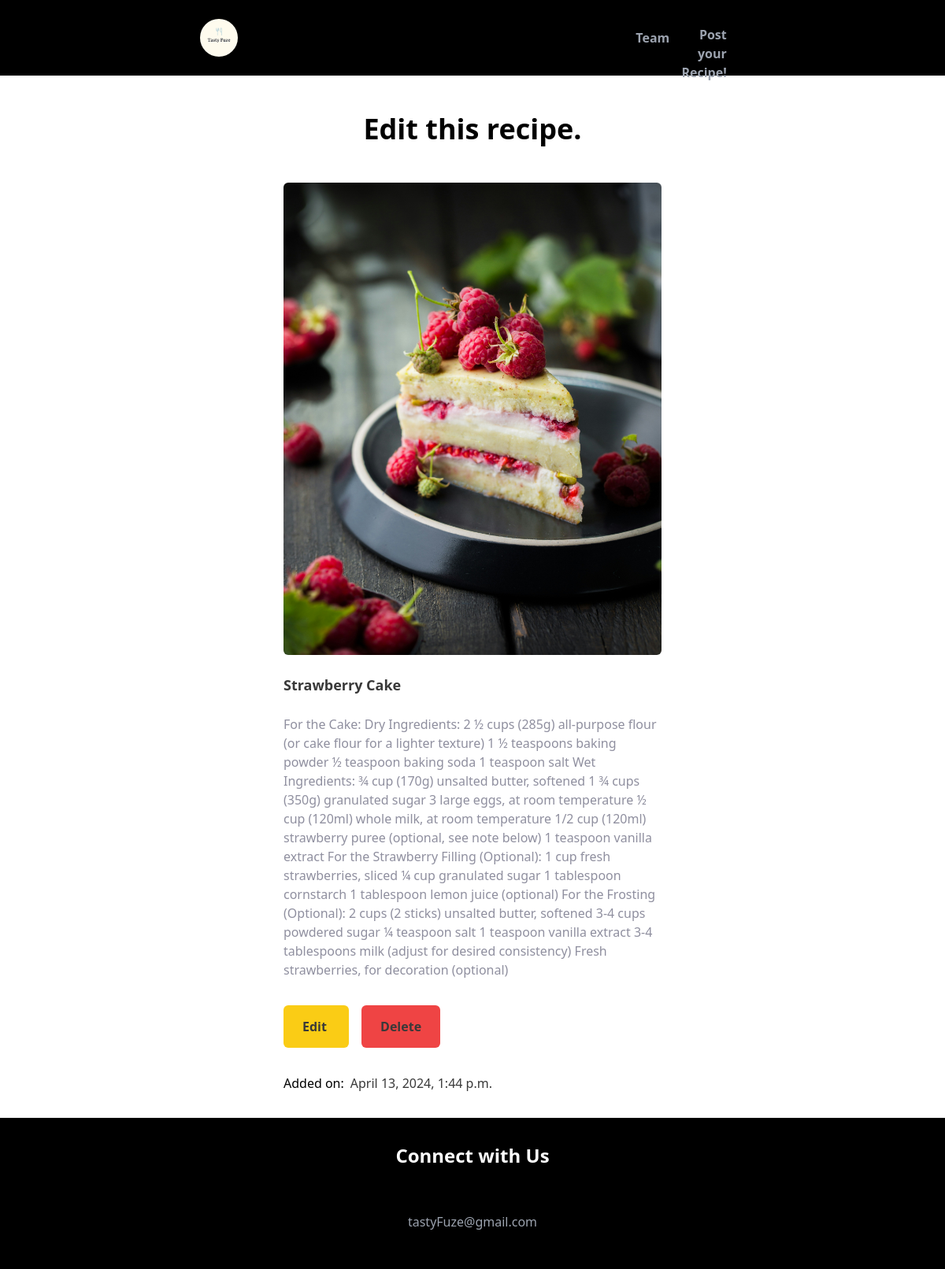
Page /recipe-detail/21 on the committed database.
### recipe_app/models.py (models this page shows, shortened)
class Recipe(models.Model):
    title = models.CharField(max_length=200)
    description = models.TextField()
    image = models.ImageField(upload_to='images/')
    createdAt = models.DateTimeField(auto_now_add=True)

### recipe_app/views.py (the view)
# urls.py: path('recipe-detail/<int:pk>', views.RecipeDetail.as_view(), name='recipe_detail'),
class RecipeDetail(DetailView):
    model = Recipe
    template_name = 'recipe_detail.html'
    context_object_name = 'recipe'

### templates/recipe_detail.html (shortened to what this page needs)
<!DOCTYPE html>
<html lang="en">
  <head>
    <script src="https://cdn.tailwindcss.com"></script>
  </head>
  <body>
    <nav class="bg-black text-white p-6">
      <div>
        <div
          class="flex justify-between items-center mx-auto md:w-[70%] lg:w-[60%]"
          id="navbarNav"
        >
          <a href="{% url 'recipe_list' %}"
            ><img
              class="w-12 h-12 object-contain rounded-full cursor-pointer"
              src="../media/images/Tasty Fuze.png"
              alt="logo"
          /></a>
          <ul
            class="flex items-center text-right w-[30%] md:w-[45%] lg:w-[20%] xl:w-[25%] text-gray-400 justify-between font-bold cursor-pointer"
          >
            <li
              class="hover:text-white hover:underline hover:underline-offset-4"
            >
              <a class="nav-link" href="{% url 'team' %}">Team</a>
            </li>
            <li class="hover:text-white h-8">
              <a
                class="md:flex md:items-center md:justify-between"
                href="{% url 'recipe_create' %}"
              >
                <p
                  class="hidden md:block lg:block xl:block mr-2 hover:underline hover:underline-offset-4"
                >
                  Post your Recipe!
                </p>
                <ion-icon
                  class="w-8 h-8 cursor-pointer"
                  name="add-circle-outline"
                ></ion-icon
              ></a>
            </li>
          </ul>
        </div>
      </div>
    </nav>
    <div class="w-[90%] lg:w-[40%] mx-auto mt-12">
      <h1 class="text-4xl mb-12 font-bold text-center">Edit this recipe.</h1>
      <div class="w-[90% mx-auto">
        <div class="col-md-4">
          <img
            src="{{ recipe.image.url }}"
            class="w-full object-contain rounded-md"
            alt="{{ recipe.title }}"
          />
        </div>
        <div class="col-md-8">
          <div class="card-body">
            <h5 class="font-bold text-[#393939] text-lg my-6">
              {{ recipe.title|title }}
            </h5>
            <p class="text-[#8f8f9f]">{{ recipe.description }}</p>
            <div class="my-12 space-x-4">
              <a
                href="{% url 'recipe_update' recipe.id %}"
                class="bg-yellow-400 text-[#393939] hover:opacity-95 font-bold px-6 py-4 rounded-md"
              >
                Edit
              </a>
              <a
                href="{% url 'recipe_delete' recipe.id %}"
                class="bg-red-500 text-[#393939] hover:opacity-95 font-bold px-6 py-4 rounded-md"
              >
                Delete
              </a>
            </div>
            <div class="flex space-x-2">
              <p>Added on:</p>
              <p class="text-[#393939]">{{ recipe.createdAt }}</p>
            </div>
          </div>
        </div>
      </div>
    </div>
    <footer class="bg-black w-full h-full text-white pb-12">
      <h1 class="text-center font-bold text-2xl pt-8 mt-8 mb-8">
        Connect with Us
      </h1>
      <a class="text-center text-gray-400" href="mailto:tastyFuze@gmail.com"
        ><p class="mt-6">tastyFuze@gmail.com</p></a
      >
    </footer>
  </body>
</html>

### rows in the picture
Recipe: image (picture), title "Strawberry Cake", description "For the Cake: Dry Ingredients: 2 ½ cups (285g) all-purpose flour (or cake flour for a lighter texture) 1 ½ teaspoons baking powder ½ teaspoon baking soda 1 teaspoon salt Wet Ingredients: ¾ cup (170g) unsalted butter, softened 1 ¾ cups (350g) granulated sugar 3 large eggs, at room temperature ½ cup (120ml) whole milk, at room temperature 1/2 cup (120ml) strawberry puree (optional, see note below) 1 teaspoon vanilla extract For the Strawberry Filling (Optional): 1 cup fresh strawberries, sliced ¼ cup granulated sugar 1 tablespoon cornstarch 1 tablespoon lemon juice (optional) For the Frosting (Optional): 2 cups (2 sticks) unsalted butter, softened 3-4 cups powdered sugar ¼ teaspoon salt 1…", createdAt "April 13, 2024, 1:44 p.m."
